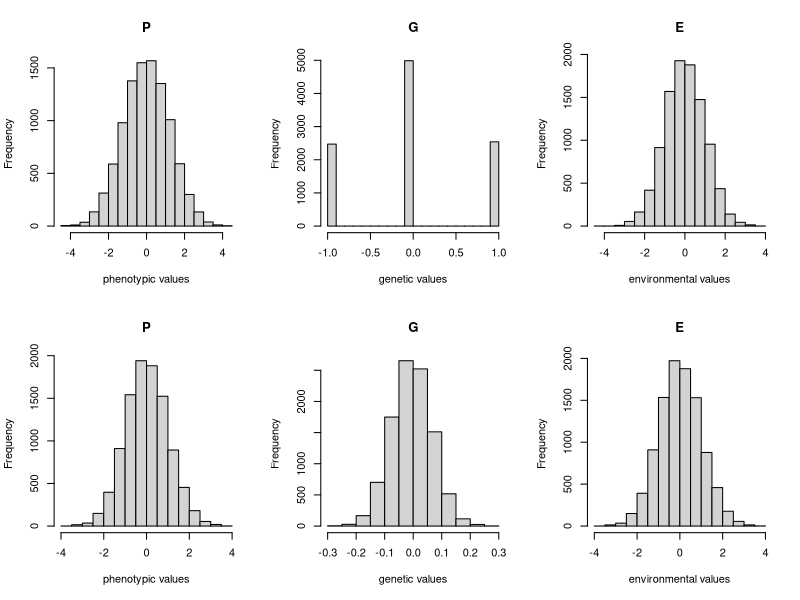

Here is the R script that generated this plot: (Note: this script raises an error after producing the figure.)
## ---- chunk 1
knitr::opts_chunk$set(echo = TRUE)
set.seed(19)
## ---- chunk 2
genotype <- c("A1A1","A1A2","A2A2")
genotype_effects <- c(-1,0,1)
names(genotype_effects) <- genotype
n = 10000     # number of individuals
af1 = 0.5     # allele frequency of allele A1 
af2 = 1- 0.5  # allele frequency of allele A2
genotype_prob <- c(af1*af1, 2*af1*af2,af2*af2)
genotypes <- sample(genotype,size=n,prob=genotype_prob, replace=TRUE)

layout(matrix(1:6,ncol=3, byrow=TRUE))
a <- genotype_effects[genotypes]
e <- rnorm(n)
y <- a+e
hist(y, xlab="phenotypic values",main="P")
hist(a, xlab="genetic values",main="G")
hist(e, xlab="environmental values",main="E")

m <- 100      # number of causal loci
a <- rep(0,n) # initial vector of genetic values
for (locus in 1:m) {
genotypes <- sample(genotype,size=n,prob=genotype_prob, replace=TRUE)
a <- a + genotype_effects[genotypes]/m
}
e <- rnorm(n)
y <- a+e
hist(y, xlab="phenotypic values",main="P")
hist(a, xlab="genetic values",main="G")
hist(e, xlab="environmental values",main="E")
## ---- chunk 3
#rmddochelper::use_odg_graphic(ps_path = "odg/genotypicvalue.odg")
knitr::include_graphics(path = "odg/genotypicvalue.png")
## ---- chunk 4
knitr::kable(
  data.frame(Variable = c("$GV_{11}$", "$GV_{12}$", "$GV_{22}$"),
             Genotype = c("$A_1A_1$", "$A_1A_2$", "$A_2A_2$"),
             Values   = c("a", "d", "-a")),
  format   = ifelse(knitr::is_latex_output(), 'latex', 'html'),
  booktabs = TRUE,
  caption = "Values for all Genotypes",
  align = "c",
  escape = FALSE
)
## ---- chunk 5
#rmdhelp::use_odg_graphic(ps_path = "odg/genome-editing-allele-substitution.odg")
knitr::include_graphics(path = "odg/genome-editing-allele-substitution.png")
